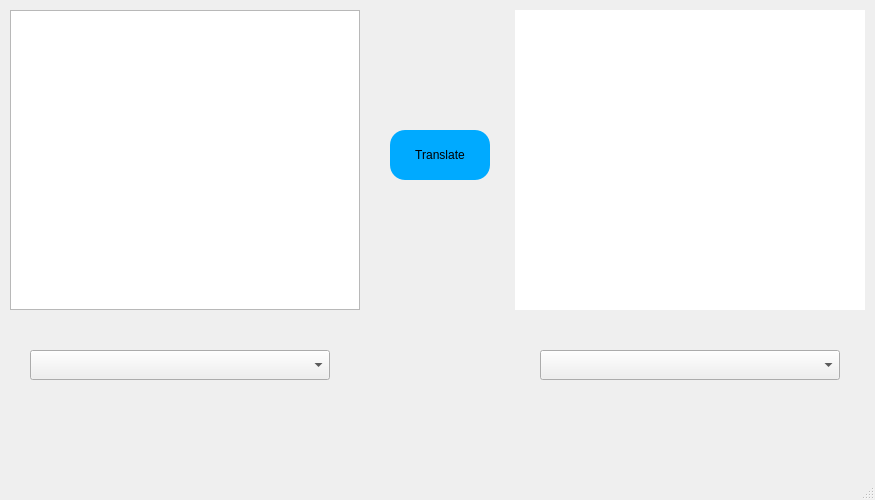
<?xml version="1.0" encoding="UTF-8"?>
<ui version="4.0">
 <class>Translation_App</class>
 <widget class="QMainWindow" name="Translation_App">
  <property name="geometry">
   <rect>
    <x>0</x>
    <y>0</y>
    <width>875</width>
    <height>500</height>
   </rect>
  </property>
  <property name="windowTitle">
   <string>MainWindow</string>
  </property>
  <widget class="QWidget" name="centralwidget">
   <widget class="QTextEdit" name="Input">
    <property name="geometry">
     <rect>
      <x>10</x>
      <y>10</y>
      <width>350</width>
      <height>300</height>
     </rect>
    </property>
   </widget>
   <widget class="QPushButton" name="Translate_Button">
    <property name="geometry">
     <rect>
      <x>390</x>
      <y>130</y>
      <width>100</width>
      <height>50</height>
     </rect>
    </property>
    <property name="styleSheet">
     <string notr="true">QPushButton {
	background-color: rgb(0, 170, 255);
	border-width: 5px;
	border-color: rgb(0, 0, 255);
	border-radius: 15px;
}

QPushButton:Hover {
	background-color: rgb(255, 0, 127);
}</string>
    </property>
    <property name="text">
     <string>Translate</string>
    </property>
   </widget>
   <widget class="QComboBox" name="Input_Language">
    <property name="geometry">
     <rect>
      <x>30</x>
      <y>350</y>
      <width>300</width>
      <height>30</height>
     </rect>
    </property>
   </widget>
   <widget class="QComboBox" name="Output_Language">
    <property name="geometry">
     <rect>
      <x>540</x>
      <y>350</y>
      <width>300</width>
      <height>30</height>
     </rect>
    </property>
   </widget>
   <widget class="QLabel" name="Output">
    <property name="geometry">
     <rect>
      <x>515</x>
      <y>10</y>
      <width>350</width>
      <height>300</height>
     </rect>
    </property>
    <property name="styleSheet">
     <string notr="true">background-color: rgb(255, 255, 255);</string>
    </property>
    <property name="text">
     <string/>
    </property>
    <property name="alignment">
     <set>Qt::AlignLeading|Qt::AlignLeft|Qt::AlignTop</set>
    </property>
    <property name="wordWrap">
     <bool>false</bool>
    </property>
   </widget>
  </widget>
  <widget class="QMenuBar" name="menubar">
   <property name="geometry">
    <rect>
     <x>0</x>
     <y>0</y>
     <width>875</width>
     <height>26</height>
    </rect>
   </property>
  </widget>
  <widget class="QStatusBar" name="statusbar"/>
 </widget>
 <resources/>
 <connections/>
</ui>
